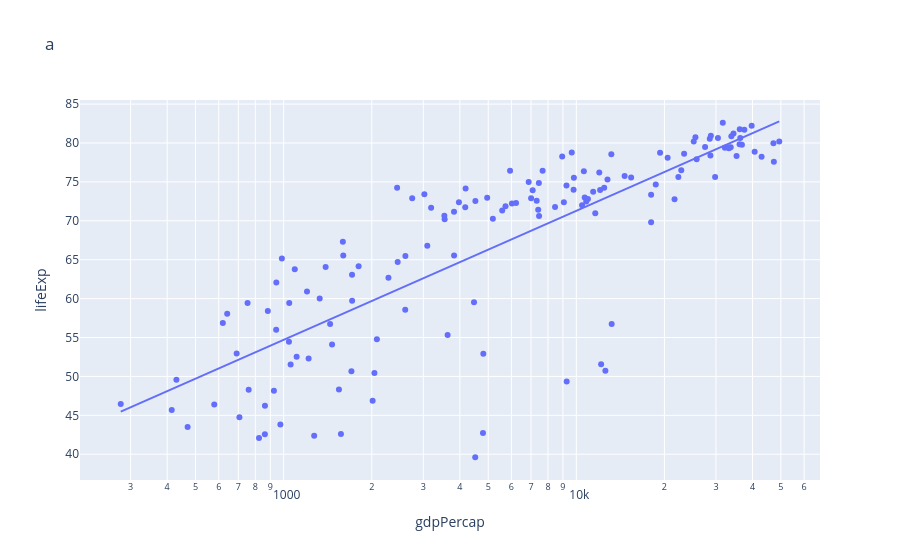

Notebook code cell kept with this figure:
### Code cell
df = px.data.gapminder(year = 2007)
fig = px.scatter(df, x='gdpPercap', y='lifeExp',log_x=True,
                 trendline='ols', trendline_options = dict(log_x=True),
                 title='a')
fig.show()

### Figure 1 — Plotly figure (JSON) as saved in the notebook; plotly's stock layout.template omitted (floating-point values rounded to 4 significant figures; data arrays with more than 128 entries replaced by an {"elided": "..."} marker saying what was removed)
{"data": [{"hovertemplate": "gdpPercap=%{x}<br>lifeExp=%{y}<extra></extra>", "legendgroup": "", "marker": {"color": "#636efa", "symbol": "circle"}, "mode": "markers", "name": "", "orientation": "v", "showlegend": false, "type": "scatter", "x": {"elided": "142 float values"}, "xaxis": "x", "y": {"elided": "142 float values"}, "yaxis": "y"}, {"hovertemplate": "<b>OLS trendline</b><br>lifeExp = 16.5851 * log10(gdpPercap) + 4.94961<br>R<sup>2</sup>=0.654449<br><br>gdpPercap=%{x}<br>lifeExp=%{y} <b>(trend)</b><extra></extra>", "legendgroup": "", "marker": {"color": "#636efa", "symbol": "circle"}, "mode": "lines", "name": "", "showlegend": false, "type": "scatter", "x": {"elided": "142 float values"}, "xaxis": "x", "y": {"elided": "142 float values"}, "yaxis": "y"}], "layout": {"legend": {"tracegroupgap": 0}, "title": {"text": "a"}, "xaxis": {"anchor": "y", "domain": [0, 1], "title": {"text": "gdpPercap"}, "type": "log"}, "yaxis": {"anchor": "x", "domain": [0, 1], "title": {"text": "lifeExp"}}}}
